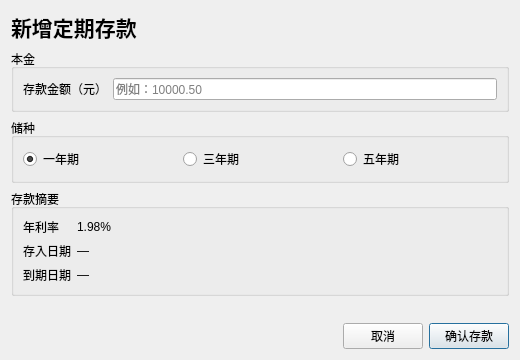
<?xml version="1.0" encoding="UTF-8"?>
<ui version="4.0">
 <class>DepositDialog</class>
 <widget class="QDialog" name="DepositDialog">
  <property name="windowTitle"><string>新增定期存款</string></property>
  <property name="minimumSize"><size><width>520</width><height>360</height></size></property>
  <layout class="QVBoxLayout" name="depositDialogLayout">
   <item><widget class="QLabel" name="depositDialogTitleLabel"><property name="font"><font><pointsize>16</pointsize><bold>true</bold></font></property><property name="text"><string>新增定期存款</string></property></widget></item>
   <item>
    <widget class="QGroupBox" name="depositAmountGroupBox">
     <property name="title"><string>本金</string></property>
     <layout class="QFormLayout" name="depositAmountLayout">
      <item row="0" column="0"><widget class="QLabel" name="depositAmountLabel"><property name="text"><string>存款金额（元）</string></property></widget></item>
      <item row="0" column="1"><widget class="QLineEdit" name="depositAmountEdit"><property name="placeholderText"><string>例如：10000.50</string></property></widget></item>
     </layout>
    </widget>
   </item>
   <item>
    <widget class="QGroupBox" name="depositTermGroupBox">
     <property name="title"><string>储种</string></property>
     <layout class="QHBoxLayout" name="depositTermLayout">
      <item><widget class="QRadioButton" name="oneYearTermRadioButton"><property name="text"><string>一年期</string></property><property name="checked"><bool>true</bool></property><attribute name="buttonGroup"><string notr="true">depositTermButtonGroup</string></attribute></widget></item>
      <item><widget class="QRadioButton" name="threeYearTermRadioButton"><property name="text"><string>三年期</string></property><attribute name="buttonGroup"><string notr="true">depositTermButtonGroup</string></attribute></widget></item>
      <item><widget class="QRadioButton" name="fiveYearTermRadioButton"><property name="text"><string>五年期</string></property><attribute name="buttonGroup"><string notr="true">depositTermButtonGroup</string></attribute></widget></item>
     </layout>
    </widget>
   </item>
   <item>
    <widget class="QGroupBox" name="depositSummaryGroupBox">
     <property name="title"><string>存款摘要</string></property>
     <layout class="QFormLayout" name="depositSummaryLayout">
      <item row="0" column="0"><widget class="QLabel" name="depositRateCaptionLabel"><property name="text"><string>年利率</string></property></widget></item>
      <item row="0" column="1"><widget class="QLabel" name="depositRateLabel"><property name="text"><string>1.98%</string></property></widget></item>
      <item row="1" column="0"><widget class="QLabel" name="depositStartDateCaptionLabel"><property name="text"><string>存入日期</string></property></widget></item>
      <item row="1" column="1"><widget class="QLabel" name="depositStartDateLabel"><property name="text"><string>—</string></property></widget></item>
      <item row="2" column="0"><widget class="QLabel" name="depositMaturityDateCaptionLabel"><property name="text"><string>到期日期</string></property></widget></item>
      <item row="2" column="1"><widget class="QLabel" name="depositMaturityDateLabel"><property name="text"><string>—</string></property></widget></item>
     </layout>
    </widget>
   </item>
   <item><widget class="QLabel" name="depositMessageLabel"><property name="text"><string/></property><property name="wordWrap"><bool>true</bool></property></widget></item>
   <item><layout class="QHBoxLayout" name="depositButtonLayout"><item><spacer name="depositButtonSpacer"><property name="orientation"><enum>Qt::Horizontal</enum></property><property name="sizeHint" stdset="0"><size><width>40</width><height>20</height></size></property></spacer></item><item><widget class="QPushButton" name="cancelDepositButton"><property name="text"><string>取消</string></property></widget></item><item><widget class="QPushButton" name="confirmDepositButton"><property name="text"><string>确认存款</string></property><property name="default"><bool>true</bool></property></widget></item></layout></item>
  </layout>
 </widget>
 <resources/>
 <connections/>
 <buttongroups><buttongroup name="depositTermButtonGroup"/></buttongroups>
</ui>
